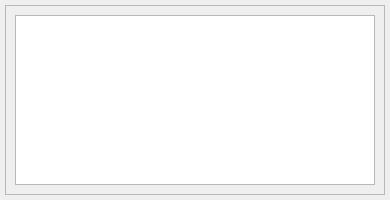
<?xml version="1.0" encoding="UTF-8"?>
<ui version="4.0">
 <class>debugWindow</class>
 <widget class="QWidget" name="debugWindow">
  <property name="geometry">
   <rect>
    <x>0</x>
    <y>0</y>
    <width>390</width>
    <height>200</height>
   </rect>
  </property>
  <property name="maximumSize">
   <size>
    <width>390</width>
    <height>200</height>
   </size>
  </property>
  <property name="windowTitle">
   <string>Console</string>
  </property>
  <widget class="QFrame" name="frame">
   <property name="geometry">
    <rect>
     <x>5</x>
     <y>5</y>
     <width>380</width>
     <height>190</height>
    </rect>
   </property>
   <property name="sizePolicy">
    <sizepolicy hsizetype="MinimumExpanding" vsizetype="MinimumExpanding">
     <horstretch>0</horstretch>
     <verstretch>0</verstretch>
    </sizepolicy>
   </property>
   <property name="frameShape">
    <enum>QFrame::StyledPanel</enum>
   </property>
   <property name="frameShadow">
    <enum>QFrame::Sunken</enum>
   </property>
   <widget class="QPlainTextEdit" name="plainTextEdit">
    <property name="geometry">
     <rect>
      <x>10</x>
      <y>10</y>
      <width>360</width>
      <height>170</height>
     </rect>
    </property>
    <property name="font">
     <font>
      <family>Consolas</family>
     </font>
    </property>
    <property name="readOnly">
     <bool>true</bool>
    </property>
   </widget>
  </widget>
 </widget>
 <resources/>
 <connections/>
</ui>
